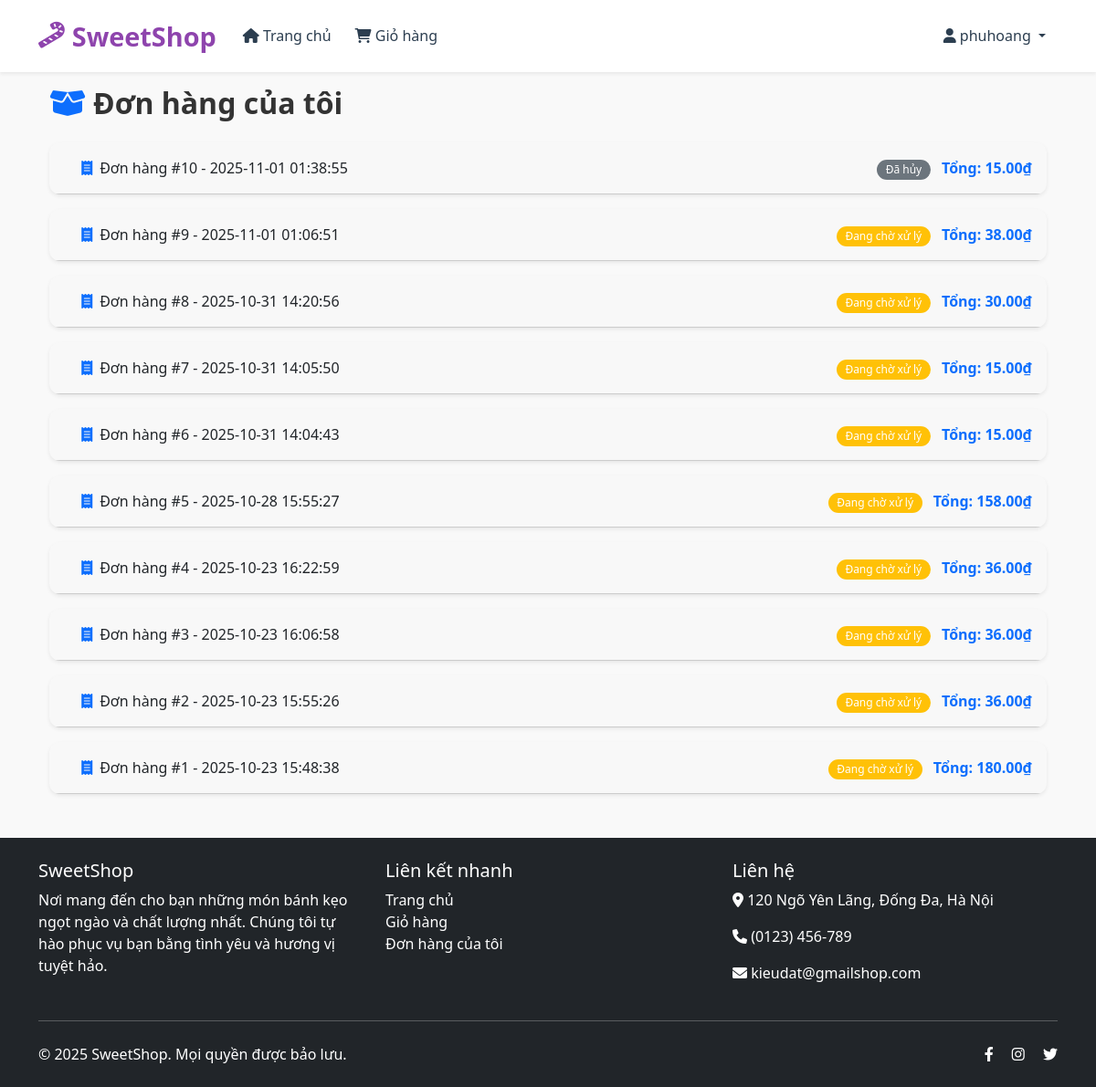
The app's page /my_orders (signed in) with its own data.
### app/models.py (models this page shows, shortened)
class User(UserMixin, db.Model):
    __tablename__ = 'users'
    id = db.Column(db.Integer, primary_key=True)
    username = db.Column(db.String(80), nullable=False, unique=True)
    password_hash = db.Column(db.String(120), nullable=False)
    role = db.Column(db.String(10), nullable=False, default='USER')  # 'USER' or 'ADMIN'
    created_at = db.Column(db.DateTime, nullable=False, default=datetime.utcnow)
    cart_items = db.relationship('Cart', backref='user', lazy=True, cascade='all, delete-orphan')
    orders = db.relationship('Order', backref='customer', lazy=True, cascade='all, delete-orphan')
    addresses = db.relationship('Address', backref='user', lazy=True, cascade='all, delete-orphan')

class Order(db.Model):
    __tablename__ = 'orders'
    id = db.Column(db.Integer, primary_key=True)
    user_id = db.Column(db.Integer, db.ForeignKey('users.id'), nullable=False)
    order_date = db.Column(db.DateTime, nullable=False, default=datetime.utcnow)
    total_amount = db.Column(db.Numeric(10, 2), nullable=False)
    status = db.Column(db.String(20), nullable=False, default='PENDING')  # PENDING, PAID, SHIPPED, DELIVERED, CANCELLED
    shipping_address_id = db.Column(db.Integer, db.ForeignKey('addresses.id'), nullable=False)
    items = db.relationship('OrderItem', backref='order', lazy=True, cascade='all, delete-orphan')
    shipping_address = db.relationship('Address', backref='orders', lazy=True)

### app/main/routes.py (the view)
@bp.route('/my_orders')
@login_required
def my_orders():
    orders = Order.query.filter_by(user_id=current_user.id).order_by(Order.order_date.desc()).all()
    for order in orders:
        items = order.items  # This loads the order items
        for item in items:
            _ = item.product  # This loads the product for each item
        _ = order.shipping_address  # This loads the shipping address
    return render_template('main/my_orders.html', orders=orders)

### app/__init__.py (called while the page is built)
def create_app(config_class=Config):
    app = Flask(__name__)
    app.config.from_object(config_class)
    db.init_app(app)
    login_manager.init_app(app)
    bcrypt.init_app(app)
    migrate = Migrate(app, db)  # Initialize Flask-Migrate
    login_manager.login_view = 'auth.login'
    login_manager.login_message = 'Đăng nhập để truy cập trang này.'
    from app.auth import bp as auth_bp
    app.register_blueprint(auth_bp)
    from app.admin import bp as admin_bp
    app.register_blueprint(admin_bp)
    from app.main import bp as main_bp
    app.register_blueprint(main_bp)
    @login_manager.user_loader
    def load_user(user_id):
        from app.models import User
        return User.query.get(int(user_id))
    return app

### app/templates/main/my_orders.html (shortened to what this page needs)
{% extends "base.html" %}
{% block content %}
<div class="container">
    <h2 class="mb-4 fw-bold"><i class="fas fa-box-open me-2 text-primary"></i>Đơn hàng của tôi</h2>
    {% if orders %}
    <div class="accordion" id="ordersAccordion">
        {% for order in orders %}
        <div class="card shadow-sm mb-3">
            <div class="card-header" id="orderHeading{{ order.id }}">
                <div class="d-flex justify-content-between align-items-center">
                    <h5 class="mb-0">
                        <button class="btn btn-link text-decoration-none text-dark" type="button" data-bs-toggle="collapse" data-bs-target="#order{{ order.id }}" aria-expanded="true" aria-controls="order{{ order.id }}">
                            <i class="fas fa-receipt me-2 text-primary"></i>Đơn hàng #{{ order.id }} - {{ order.order_date.strftime('%Y-%m-%d %H:%M:%S') }}
                        </button>
                    </h5>
                    <div>
                        <span class="badge bg-{% if order.status == 'PENDING' %}warning{% elif order.status == 'PAID' %}primary{% elif order.status == 'SHIPPED' %}info{% elif order.status == 'DELIVERED' %}success{% else %}secondary{% endif %} me-2">
                            {% if order.status == 'PENDING' %}Đang chờ xử lý
                            {% elif order.status == 'PAID' %}Đã thanh toán
                            {% elif order.status == 'SHIPPED' %}Đang vận chuyển
                            {% elif order.status == 'DELIVERED' %}Đã giao hàng
                            {% elif order.status == 'CANCELLED' %}Đã hủy
                            {% else %}Không xác định{% endif %}
                        </span>
                        <strong class="text-primary">Tổng: {{ "%.2f"|format(order.total_amount) }}₫</strong>
                    </div>
                </div>
            </div>
        </div>
        {% endfor %}
    </div>
    {% endif %}
</div>
{% endblock %}

### app/templates/base.html (shortened to what this page needs)
<!DOCTYPE html>
<html lang="vi">
<head>
    <link href="https://cdn.jsdelivr.net/npm/bootstrap@5.3.0/dist/css/bootstrap.min.css" rel="stylesheet">
    <link rel="stylesheet" href="https://cdnjs.cloudflare.com/ajax/libs/font-awesome/6.0.0/css/all.min.css">
    <link rel="stylesheet" href="{{ url_for('static', filename='css/style.css') }}">
</head>
<body>
    <nav class="navbar navbar-expand-lg navbar-light bg-white fixed-top shadow-sm">
        <div class="container">
            <a class="navbar-brand" href="{{ url_for('main.home') }}">
                <i class="fas fa-candy-cane"></i> SweetShop
            </a>
            <div class="collapse navbar-collapse" id="navbarNav">
                <ul class="navbar-nav me-auto">
                    <li class="nav-item">
                        <a class="nav-link" href="{{ url_for('main.home') }}"><i class="fas fa-home"></i> Trang chủ</a>
                    </li>
                    {% if current_user.is_authenticated %}
                    <li class="nav-item">
                        <a class="nav-link" href="{{ url_for('main.view_cart') }}">
                            <i class="fas fa-shopping-cart"></i> Giỏ hàng
                            {% set cart_count = current_user.cart_items|length %}
                        </a>
                    </li>
                    {% endif %}
                </ul>
                <ul class="navbar-nav">
                    {% if current_user.is_authenticated %}
                        <li class="nav-item dropdown">
                            <a class="nav-link dropdown-toggle" href="#" id="navbarDropdown" role="button" data-bs-toggle="dropdown">
                                <i class="fas fa-user"></i> {{ current_user.username }}
                            </a>
                        </li>
                    {% endif %}
                </ul>
            </div>
        </div>
    </nav>
    <div class="container mt-4">
        {% block content %}{% endblock %}
    </div>
    <footer class="footer mt-5 bg-dark text-white py-4">
        <div class="container">
            <div class="row">
                <div class="col-md-4 mb-4 mb-md-0">
                    <h5>SweetShop</h5>
                    <p>Nơi mang đến cho bạn những món bánh kẹo ngọt ngào và chất lượng nhất. Chúng tôi tự hào phục vụ bạn bằng tình yêu và hương vị tuyệt hảo.</p>
                </div>
                <div class="col-md-4 mb-4 mb-md-0">
                    <h5>Liên kết nhanh</h5>
                    <ul class="list-unstyled">
                        <li><a href="{{ url_for('main.home') }}" class="text-white text-decoration-none">Trang chủ</a></li>
                        <li><a href="{{ url_for('main.view_cart') }}" class="text-white text-decoration-none">Giỏ hàng</a></li>
                        <li><a href="{{ url_for('main.my_orders') }}" class="text-white text-decoration-none">Đơn hàng của tôi</a></li>
                    </ul>
                </div>
                <div class="col-md-4">
                    <h5>Liên hệ</h5>
                    <p><i class="fas fa-map-marker-alt"></i> 120 Ngõ Yên Lãng, Đống Đa, Hà Nội</p>
                    <p><i class="fas fa-phone"></i> (0123) 456-789</p>
                    <p><i class="fas fa-envelope"></i> kieudat@gmailshop.com</p>
                </div>
            </div>
            <hr class="my-4">
            <div class="d-flex justify-content-between align-items-center">
                <p class="mb-0">&copy; 2025 SweetShop. Mọi quyền được bảo lưu.</p>
                <div>
                    <a href="#" class="text-white me-3"><i class="fab fa-facebook-f"></i></a>
                    <a href="#" class="text-white me-3"><i class="fab fa-instagram"></i></a>
                    <a href="#" class="text-white"><i class="fab fa-twitter"></i></a>
                </div>
            </div>
        </div>
    </footer>
</body>
</html>

### app/static/css/style.css (style rules this page uses)
:root { --primary-color: #8e44ad; --secondary-color: #3498db; --accent-color: #e74c3c; --light-color: #f8f9fa; --dark-color: #2c3e50; --success-color: #2ecc71; --text-color: #333; --border-color: #e0e0e0; }
body { background-color: #f9f9f9; font-family: 'Segoe UI', Tahoma, Geneva, Verdana, sans-serif; color: var(--text-color); padding-top: 70px; }
.navbar { box-shadow: 0 2px 10px rgba(0, 0, 0, 0.1); background-color: white !important; padding: 0.8rem 0; }
.navbar-brand { font-weight: 700; font-size: 1.8rem; color: var(--primary-color) !important; display: flex; align-items: center; }
.navbar-brand i { margin-right: 8px; }
.navbar-nav .nav-link { font-weight: 500; margin: 0 5px; transition: all 0.3s ease; color: var(--dark-color) !important; }
.card { border: none; border-radius: 12px; overflow: hidden; transition: all 0.3s ease; box-shadow: 0 4px 15px rgba(0, 0, 0, 0.08); margin-bottom: 1.5rem; height: 100%; }
.btn { border-radius: 8px; padding: 0.5rem 1.2rem; font-weight: 500; transition: all 0.3s ease; border: none; }
.badge { border-radius: 20px; padding: 0.4em 0.8em; font-weight: 500; }
.footer { background: var(--dark-color); color: white; padding: 3rem 0 1.5rem; margin-top: 4rem; }
.footer a { color: #bbb; transition: color 0.3s ease; }

### records on screen
User: username "phuhoang"
Order: id "10", order_date "2025-11-01 01:38:55", status "Đã hủy", total_amount "15.00"
Order: id "9", order_date "2025-11-01 01:06:51", status "Đang chờ xử lý", total_amount "38.00"
Order: id "8", order_date "2025-10-31 14:20:56", status "Đang chờ xử lý", total_amount "30.00"
Order: id "7", order_date "2025-10-31 14:05:50", status "Đang chờ xử lý", total_amount "15.00"
Order: id "6", order_date "2025-10-31 14:04:43", status "Đang chờ xử lý", total_amount "15.00"
Order: id "5", order_date "2025-10-28 15:55:27", status "Đang chờ xử lý", total_amount "158.00"
Order: id "4", order_date "2025-10-23 16:22:59", status "Đang chờ xử lý", total_amount "36.00"
Order: id "3", order_date "2025-10-23 16:06:58", status "Đang chờ xử lý", total_amount "36.00"
Order: id "2", order_date "2025-10-23 15:55:26", status "Đang chờ xử lý", total_amount "36.00"
Order: id "1", order_date "2025-10-23 15:48:38", status "Đang chờ xử lý", total_amount "180.00"
